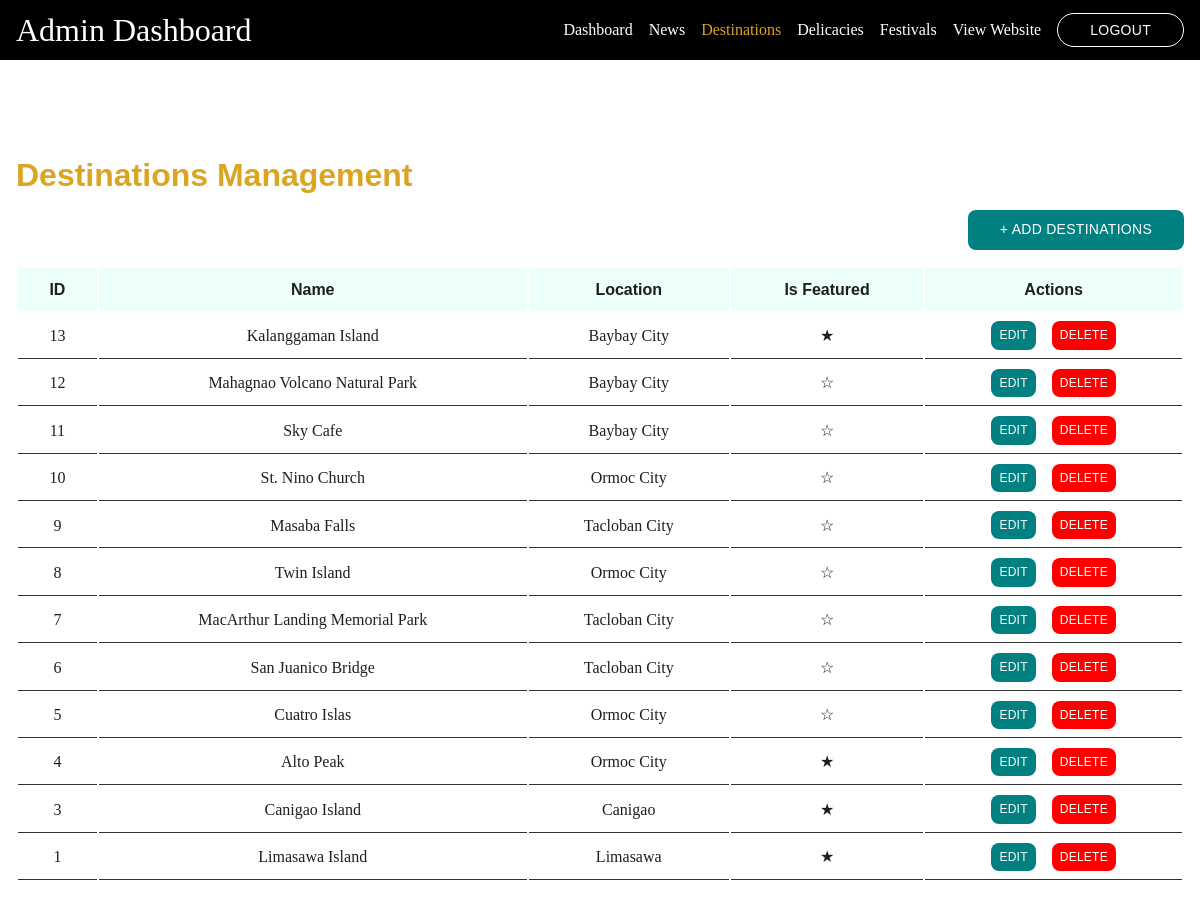
Screenshot of /admin/destinations.php with the database file from the repository.
### tables this page shows
CREATE TABLE `destinations` (
  `id` int(11) NOT NULL,
  `name` varchar(255) NOT NULL,
  `description` text NOT NULL,
  `location` varchar(255) NOT NULL,
  `is_featured` tinyint(1) DEFAULT 0,
  `image_name` varchar(255) DEFAULT NULL,
  `created_at` datetime DEFAULT current_timestamp(),
  `updated_at` datetime DEFAULT current_timestamp() ON UPDATE current_timestamp()
);

### includes/crud.php (called while the page is built, shortened)
<?php
function getAll($table, $orderBy = 'id', $order = 'DESC') {
    return fetch(executeQuery("SELECT * FROM $table ORDER BY $orderBy $order"));
}
function crud($table, $uploadDir) {
    $action = $_GET['action'] ?? 'list';
}
?>

### includes/db.php (called while the page is built, shortened)
<?php
$conn = new mysqli("127.0.0.1", 'root', '', 'leyte_tourism');
function executeQuery($sql, $params = []) {
    global $conn;
    $stmt = $conn->prepare($sql);
    $stmt->execute();
    return $stmt;
}
function fetch($stmt, $single = false) {
    $result = $stmt->get_result();
    return $single ? $result->fetch_assoc() : $result->fetch_all(MYSQLI_ASSOC);
}
?>

### public/admin/destinations.php (the view, shortened to what this page needs)
<?php
require_once '../../includes/db.php';
require_once '../../includes/crud.php';
$action = $_GET['action'] ?? 'list';
$table = "destinations";
$items = getAll($table);
?>
<!DOCTYPE html>
<html lang="en">
<head>
    <link rel="stylesheet" href="../../assets/css/variables.css">
    <link rel="stylesheet" href="../../assets/css/base.css">
    <link rel="stylesheet" href="../../assets/css/layout.css">
    <link rel="stylesheet" href="../../assets/css/components.css">
    <link rel="stylesheet" href="../../assets/css/responsive.css">
    <link rel="stylesheet" href="../../assets/css/admin.css">
</head>
<body>
    <?php include_once '../../templates/admin-navbar.php' ?>
    <main>
        <div class="container">
            <?php if ($action === "list"): ?>
                <div class="admin-header">
                    <h2>Destinations Management</h2>
                    <a href="?action=add" class="btn btn-primary btn-square">+ Add Destinations</a>
                </div>
                <table class="data-table">
                    <thead>
                        <tr>
                            <th>ID</th>
                            <th>Name</th>
                            <th>Location</th>
                            <th>Is Featured</th>
                            <th>Actions</th>
                        </tr>
                    </thead>
                    <tbody>
                        <?php foreach ($items as $item): ?>
                            <tr>
                                <td> <?= $item['id'] ?> </td>
                                <td> <?= $item['name'] ?> </td>
                                <td> <?= $item['location'] ?> </td>
                                <td> <?= $item['is_featured'] === 1 ? "&starf;" : "&star;" ?> </td>
                                <td class="action-buttons">
                                    <a href="?action=edit&id=<?= $item['id'] ?>" class="btn btn-primary btn-sm btn-square">
                                        Edit
                                    </a>
                                    <a onclick="return confirm('Are you sure you want to delete this item?')" href="?action=delete&id=<?= $item['id'] ?>" class="btn btn-danger btn-sm btn-square">
                                        Delete
                                    </a>
                                </td>
                            </tr>
                        <?php endforeach; ?>
                    </tbody>
                </table>
            <?php endif; ?>
        </div>
</body>
</html>

### assets/css/variables.css (style rules this page uses)
:root { --primary: teal; --accent: goldenrod; --success: green; --danger: red; --bg: #ffffff; --bg-alt: rgba(232, 255, 251, 0.8); --bg-dark: #000000; --text: #1f1f1f; --text-muted: rgba(0,0,0, 0.8); --text-light: #ffffff; --font-heading: "Trebuchet MS", "Arial", sans-serif; --font-body: "Georgia", "Times New Roman", serif; --space-xs: 0.25rem; --space-sm: 0.5rem; --space-md: 1rem; --space-lg: 2rem; --space-xl: 4rem; --space-2xl: 6rem; --text-xs: 0.75rem; --text-sm: 0.875rem; --text-base: 1rem; --text-lg: 1.125rem; --text-xl: clamp(1.25rem, 5vw, 1.5rem); --text-2xl: clamp(1.5rem, 5vw, 2rem); --text-3xl: clamp(2rem, 5vw, 3.5rem); --container-max: 1200px; --nav-height: 60px; --shadow-sm: 0 1px 4px rgba(0,0,0,0.08); --shadow-md: 0 4px 12px rgba(0,0,0,0.1); --shadow-lg: 0 10px 25px rgba(0,0,0,0.12); --radius-sm: 4px; --radius-md: 8px; --radius-lg: 16px; --radius-full: 9999px; --transition: 0.25s ease; }

### assets/css/base.css (style rules this page uses)
*, *::before, *::after { box-sizing: border-box; margin: 0; padding: 0; }
html { scroll-behavior: smooth; font-size: 16px; }
body { font-size: var(--text-base); font-family: var(--font-body); line-height: 1.7; background-color: var(--bg); color: var(--text); }
h1, h2, h3, h4, h5, h6 { font-family: var(--font-heading); line-height: 1.2; color: var(--text); }
h2 { font-size: var(--text-2xl); }
a { text-decoration: none; color: var(--text); }
section, main { padding: var(--space-2xl) var(--space-md); }
main { min-height: 100vh; }

### assets/css/layout.css (style rules this page uses)
.container { margin: 0 auto; max-width: var(--container-max); }

### assets/css/components.css (style rules this page uses)
.btn { padding: var(--space-sm) var(--space-lg); border-radius: var(--radius-full); transition: color var(--transition), transform var(--transition); cursor: pointer; text-transform: uppercase; font-family: var(--font-heading); letter-spacing: 0.02em; width: fit-content; color: var(--text-light); font-size: var(--text-sm); }
.btn-sm { padding: var(--space-xs) var(--space-sm); font-size: var(--text-xs); }
.btn-square { border-radius: var(--radius-md); }
.btn-primary { background-color: var(--primary); }
.btn-danger { background-color: var(--danger); }

### assets/css/admin.css (style rules this page uses)
.admin-header { display: flex; flex-direction: column; gap: var(--space-md); margin-bottom: var(--space-md); }
.admin-header h2 { color: var(--accent); }
.admin-header .btn { margin-left: auto; }
.data-table { width: 100%; }
.data-table tr { text-align: center; }
.data-table td { padding: var(--space-sm) var(--space-md); color: var(--text); border-bottom: 0.5px solid rgba(0,0,0,0.8); }
.data-table th { padding: var(--space-sm) var(--space-md); color: var(--text); }
.data-table thead { background-color: var(--bg-alt); font-family: var(--font-heading); font-weight: 700; }
.action-buttons { display: flex; justify-content: center; align-items: center; gap: var(--space-md); }

### rows the page displays
destinations: id "13", name "Kalanggaman Island", location "Baybay City"
destinations: id "12", name "Mahagnao Volcano Natural Park", location "Baybay City"
destinations: id "11", name "Sky Cafe", location "Baybay City"
destinations: id "10", name "St. Nino Church", location "Ormoc City"
destinations: id "9", name "Masaba Falls", location "Tacloban City"
destinations: id "8", name "Twin Island", location "Ormoc City"
destinations: id "7", name "MacArthur Landing Memorial Park", location "Tacloban City"
destinations: id "6", name "San Juanico Bridge", location "Tacloban City"
destinations: id "5", name "Cuatro Islas", location "Ormoc City"
destinations: id "4", name "Alto Peak", location "Ormoc City"
destinations: id "3", name "Canigao Island", location "Canigao"
destinations: id "1", name "Limasawa Island", location "Limasawa"

### other values shown
$label "Dashboard"
$label "News"
$label "Destinations"
$label "Delicacies"
$label "Festivals"
$label "View Website"
